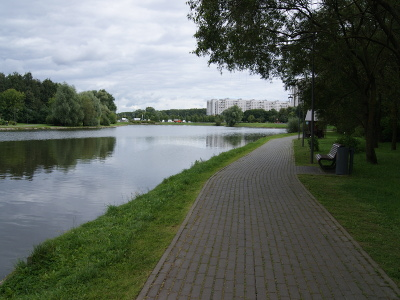
#> input picture 6sem/test.jpg, 400 x 300 px, given in place of the camera
$ python lab.py
#> lines starting #> are read from the running program, lines starting #| are printed output that depends on the picture; after the words box and inside, x2 and y2 are one past the last pixel; in counts of white or black regions, pixels touching at a corner belong together
# [37 lines of commented-out code are left out]

import cv2
import numpy as np
import matplotlib.pyplot as plt
import time

def lab():
    cam = cv2.VideoCapture(0)

    ret, frame1 = cam.read()
#> frame1 is the input picture: shape (300, 400, 3); mean B, G, R 93.7, 101.4, 94.2
    ret, frame2 = cam.read()

    start_time = time.time()
    n=0
    t=5
    while True:
        key = cv2.waitKey(1) & 0xff
#> (key Esc is pressed here)

        cur_time = time.time() - start_time

        if cur_time < t and n%2 == 0:
            frame1_gray = cv2.cvtColor(frame1, cv2.COLOR_BGR2GRAY)
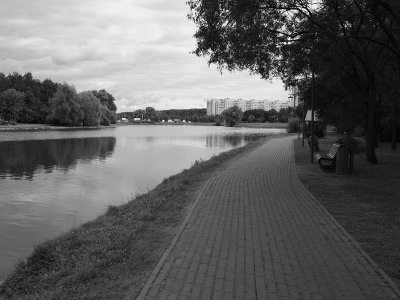
#> frame1_gray: shape (300, 400); min 1, max 250, mean 98.4
            frame2_gray = cv2.cvtColor(frame2, cv2.COLOR_BGR2GRAY)

            frame1_gray = cv2.GaussianBlur(frame1_gray, (21, 21), 0)
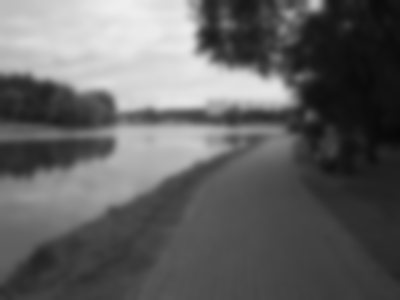
#> frame1_gray: shape (300, 400); min 7, max 238, mean 98.4
            frame2_gray = cv2.GaussianBlur(frame2_gray, (21, 21), 0)

            frame_delta = cv2.absdiff(frame1_gray, frame2_gray)
#> frame_delta: shape (300, 400); every value is 0

            _, thresh = cv2.threshold(frame_delta, 10, 255, cv2.THRESH_BINARY)
            #thresh = cv2.erode(thresh, None, iterations=2)
            #thresh = cv2.dilate(thresh, None, iterations=2)

            contours, _ = cv2.findContours(thresh, cv2.RETR_EXTERNAL, cv2.CHAIN_APPROX_SIMPLE)
#> contours = []

            res = np.zeros((frame1.shape))
            res[:]=(0,255,0)

            font = cv2.FONT_HERSHEY_SIMPLEX
            org = (50, 50)
            fontScale = 0.8
            thickness = 2

            for i in contours:
                if cv2.contourArea(i) > 100:
                    #x, y, w, h = cv2.boundingRect(i)
                    #cv2.rectangle(frame1, (x, y), (x + w, y + h), (0, 0, 255), 5)
                    frame1 = cv2.drawContours(frame1, contours, -1, (0, 255, 0), 2)
                    res[:] = (0, 0, 255)
#> this loop made 0 passes
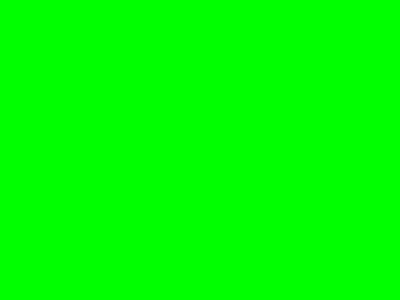
#> res: shape (300, 400, 3) float64; mean B, G, R 0, 255, 0


        frame1 = cv2.putText(frame1, '"Red light" - motion detected', (10, 30), font, fontScale, (0,0,255), thickness, cv2.LINE_AA)
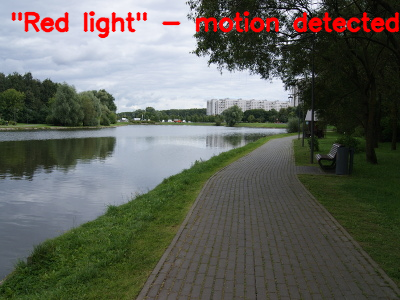
#> frame1: shape (300, 400, 3); 3.61% of pixels changed, all inside (x1, y1, x2, y2) = (11, 11, 400, 39)
        cv2.imshow('Frame', frame1)
        cv2.imshow('Result', res)

        frame1 = frame2
        ret, frame2 = cam.read()

        if cur_time < t and n % 2 == 1:
            res[:] = (0, 255, 0)
            frame1 = cv2.putText(frame1, '"Green light" - no movement detected.', (10, 30), font, fontScale, (0,255,0),
                                 thickness, cv2.LINE_AA)
            # result = cv2.hconcat([frame1, res])

            # print(frame1.shape, res)
            cv2.imshow('Frame', frame1)
            cv2.imshow('Result', res)
            #cv2.imshow('Result', result)

        if cur_time >= t:
            n += 1
            n = n%2
            start_time = time.time()
            frame1 = frame2

        if key == 27:
            break;

    cv2.destroyWindow('Frame')
#> (the run stopped early here; a loop or call above may not have finished)
